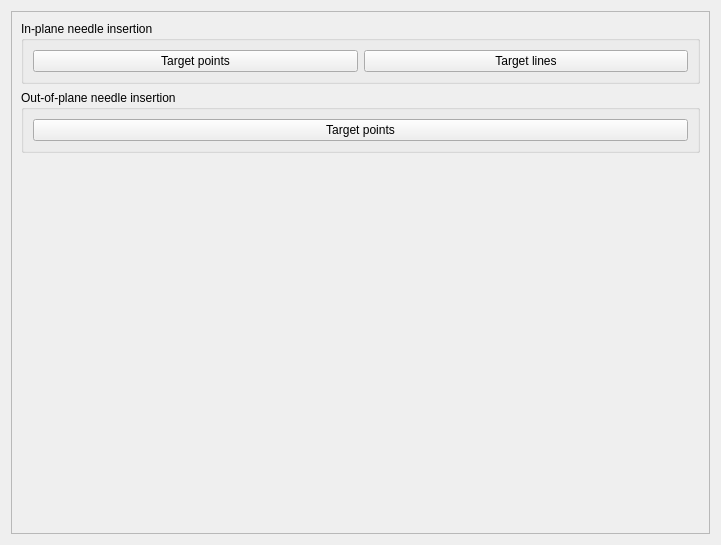
<?xml version="1.0" encoding="UTF-8"?>
<ui version="4.0">
 <class>Dashboard</class>
 <widget class="qMRMLWidget" name="Dashboard">
  <property name="geometry">
   <rect>
    <x>0</x>
    <y>0</y>
    <width>721</width>
    <height>545</height>
   </rect>
  </property>
  <layout class="QVBoxLayout" name="verticalLayout">
   <item>
    <widget class="QFrame" name="frame">
     <property name="frameShape">
      <enum>QFrame::StyledPanel</enum>
     </property>
     <property name="frameShadow">
      <enum>QFrame::Raised</enum>
     </property>
     <layout class="QGridLayout" name="gridLayout_2">
      <item row="0" column="0" colspan="2">
       <widget class="QGroupBox" name="newParticipantGroupBox">
        <property name="title">
         <string>In-plane needle insertion</string>
        </property>
        <layout class="QGridLayout" name="gridLayout">
         <item row="0" column="0">
          <widget class="QPushButton" name="pushButton">
           <property name="text">
            <string>Target points</string>
           </property>
          </widget>
         </item>
         <item row="0" column="1">
          <widget class="QPushButton" name="pushButton_2">
           <property name="text">
            <string>Target lines</string>
           </property>
          </widget>
         </item>
        </layout>
       </widget>
      </item>
      <item row="2" column="0">
       <spacer name="verticalSpacer">
        <property name="orientation">
         <enum>Qt::Vertical</enum>
        </property>
        <property name="sizeHint" stdset="0">
         <size>
          <width>20</width>
          <height>40</height>
         </size>
        </property>
       </spacer>
      </item>
      <item row="1" column="0" colspan="2">
       <widget class="QGroupBox" name="groupBox">
        <property name="title">
         <string>Out-of-plane needle insertion</string>
        </property>
        <layout class="QGridLayout" name="gridLayout_3">
         <item row="0" column="0">
          <widget class="QPushButton" name="pushButton_4">
           <property name="text">
            <string>Target points</string>
           </property>
          </widget>
         </item>
        </layout>
       </widget>
      </item>
     </layout>
    </widget>
   </item>
  </layout>
 </widget>
 <customwidgets>
  <customwidget>
   <class>qMRMLWidget</class>
   <extends>QWidget</extends>
   <header>qMRMLWidget.h</header>
   <container>1</container>
  </customwidget>
 </customwidgets>
 <resources/>
 <connections/>
</ui>
